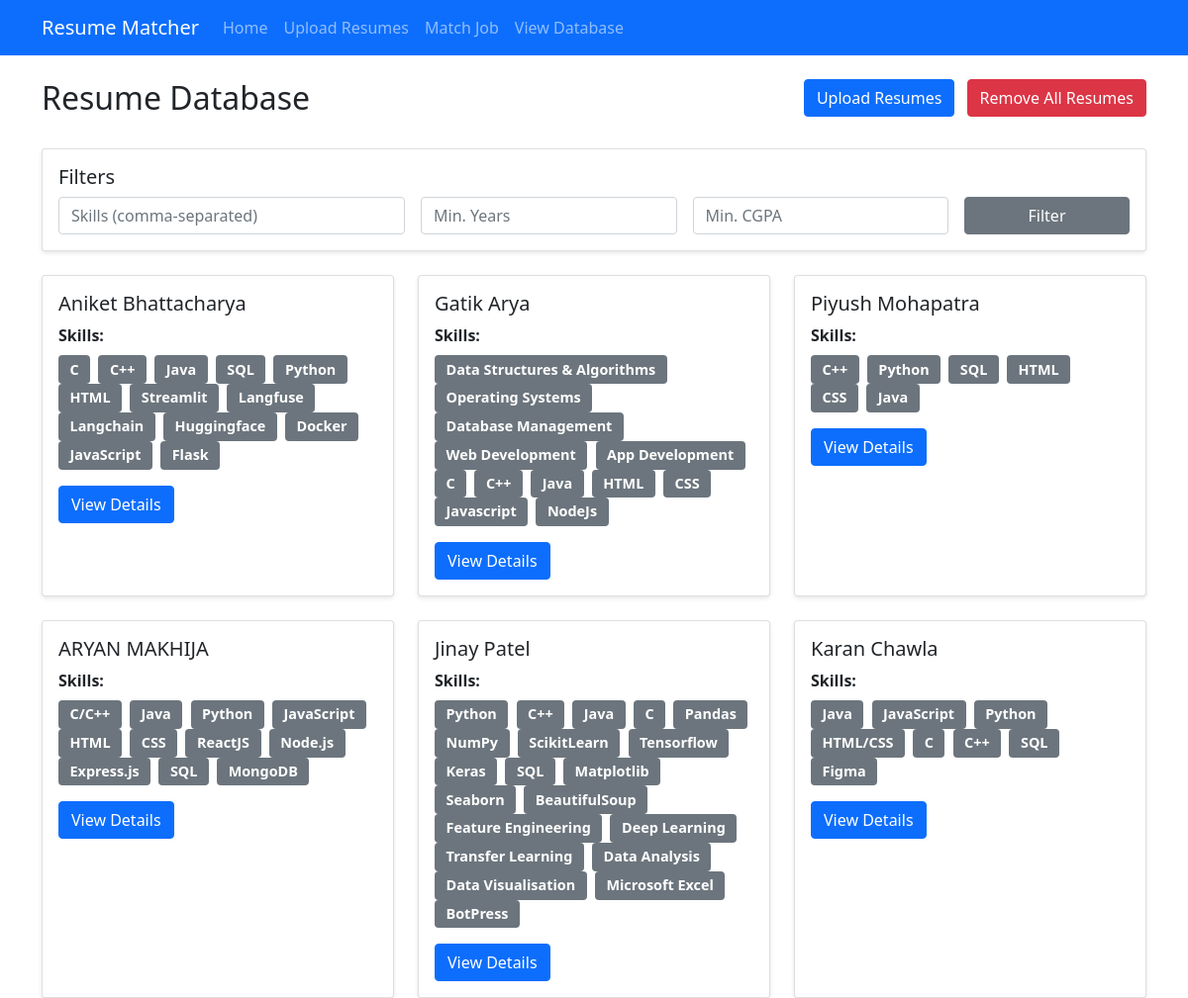
The page / on the database its author committed.
### tables this page shows
CREATE TABLE resumes (
                id INTEGER PRIMARY KEY AUTOINCREMENT,
                filename TEXT NOT NULL,
                content TEXT NOT NULL,
                summary TEXT,
                skills TEXT,
                experience INTEGER,
                cgpa REAL,
                created_at TIMESTAMP DEFAULT CURRENT_TIMESTAMP
            , name TEXT DEFAULT '');

### app.py (the view)
@app.route('/')
def index():
    resumes = db.get_all_resumes()
    return render_template('index.html', resumes=resumes)

### templates/index.html (shortened to what this page needs)
{% extends "base.html" %}
{% block content %}
<div class="row mb-4">
    <div class="col">
        <h2>Resume Database</h2>
    </div>
    <div class="col text-end">
        <a href="{{ url_for('upload') }}" class="btn btn-primary">Upload Resumes</a>
        <button class="btn btn-danger ms-2" onclick="if(confirm('Are you sure you want to delete all resumes?')) { window.location='{{ url_for('delete_all_resumes') }}'; }">Remove All Resumes</button>
    </div>
</div>
<div class="row mb-4">
    <div class="col">
        <div class="card">
            <div class="card-body">
                <h5 class="card-title">Filters</h5>
                <div class="row g-3">
                    <div class="col-md-4">
                        <input type="text" class="form-control" id="skillsFilter" placeholder="Skills (comma-separated)">
                    </div>
                    <div class="col-md-3">
                        <input type="number" class="form-control" id="yearsFilter" placeholder="Min. Years">
                    </div>
                    <div class="col-md-3">
                        <input type="number" step="0.1" class="form-control" id="cgpaFilter" placeholder="Min. CGPA">
                    </div>
                    <div class="col-md-2">
                        <button class="btn btn-secondary w-100" onclick="applyFilters()">Filter</button>
                    </div>
                </div>
            </div>
        </div>
    </div>
</div>
<div class="row row-cols-1 row-cols-md-3 g-4" id="resumeCards">
    {% for resume in resumes %}
    <div class="col">
        <div class="card h-100">
            <div class="card-body">
                <h5 class="card-title">
    {% if resume.get('name') %}
        {{ resume.name }}
    {% elif resume.get('filename') %}
        {{ resume.filename }}
    {% else %}
        No Name
    {% endif %}
</h5>
                <div class="mb-3">
                    <strong>Skills:</strong>
                    <div class="mt-2">
                        {% for skill in resume.skills %}
                        <span class="badge bg-secondary me-1">{{ skill }}</span>
                        {% endfor %}
                    </div>
                </div>
                <a href="{{ url_for('resume_detail', resume_id=resume.id) }}" class="btn btn-primary">View Details</a>
            </div>
        </div>
    </div>
    {% endfor %}
</div>
{% endblock %}

### templates/base.html (shortened to what this page needs)
<!DOCTYPE html>
<html lang="en">
<head>
    <link href="https://cdn.jsdelivr.net/npm/bootstrap@5.1.3/dist/css/bootstrap.min.css" rel="stylesheet">
    <link href="{{ url_for('static', filename='styles.css') }}" rel="stylesheet">
</head>
<body>
    <nav class="navbar navbar-expand-lg navbar-dark bg-primary mb-4">
        <div class="container">
            <a class="navbar-brand" href="{{ url_for('index') }}">Resume Matcher</a>
            <div class="collapse navbar-collapse" id="navbarNav">
                <ul class="navbar-nav">
                    <li class="nav-item">
                        <a class="nav-link" href="{{ url_for('index') }}">Home</a>
                    </li>
                    <li class="nav-item">
                        <a class="nav-link" href="{{ url_for('upload') }}">Upload Resumes</a>
                    </li>
                    <li class="nav-item">
                        <a class="nav-link" href="{{ url_for('match') }}">Match Job</a>
                    </li>
                    <li class="nav-item">
                        <a class="nav-link" href="{{ url_for('view_database') }}">View Database</a>
                    </li>
                </ul>
            </div>
        </div>
    </nav>
    <div class="container">
        {% block content %}{% endblock %}
    </div>
</body>
</html>

### static/styles.css (style rules this page uses)
.card { box-shadow: 0 2px 4px rgba(0, 0, 0, 0.1); }
.badge { font-size: 0.9em; padding: 0.5em 0.8em; }
.card { transition: transform 0.2s; }

### rows shown on the page
resumes: name "Aniket Bhattacharya", skills "C" "C++" "Java" "SQL" "Python" "HTML" "Streamlit" "Langfuse" "Langchain" "Huggingface" "Docker" "JavaScript" "Flask"
resumes: name "Gatik Arya", skills "Data Structures & Algorithms" "Operating Systems" "Database Management" "Web Development" "App Development" "C" "C++" "Java" "HTML" "CSS" "Javascript" "NodeJs"
resumes: name "Piyush Mohapatra", skills "C++" "Python" "SQL" "HTML" "CSS" "Java"
resumes: name "ARYAN MAKHIJA", skills "C/C++" "Java" "Python" "JavaScript" "HTML" "CSS" "ReactJS" "Node.js" "Express.js" "SQL" "MongoDB"
resumes: name "Jinay Patel", skills "Python" "C++" "Java" "C" "Pandas" "NumPy" "ScikitLearn" "Tensorflow" "Keras" "SQL" "Matplotlib" "Seaborn" "BeautifulSoup" "Feature Engineering" "Deep Learning" "Transfer Learning" "Data Analysis" "Data Visualisation" "Microsoft Excel" "BotPress"
resumes: name "Karan Chawla", skills "Java" "JavaScript" "Python" "HTML/CSS" "C" "C++" "SQL" "Figma"
